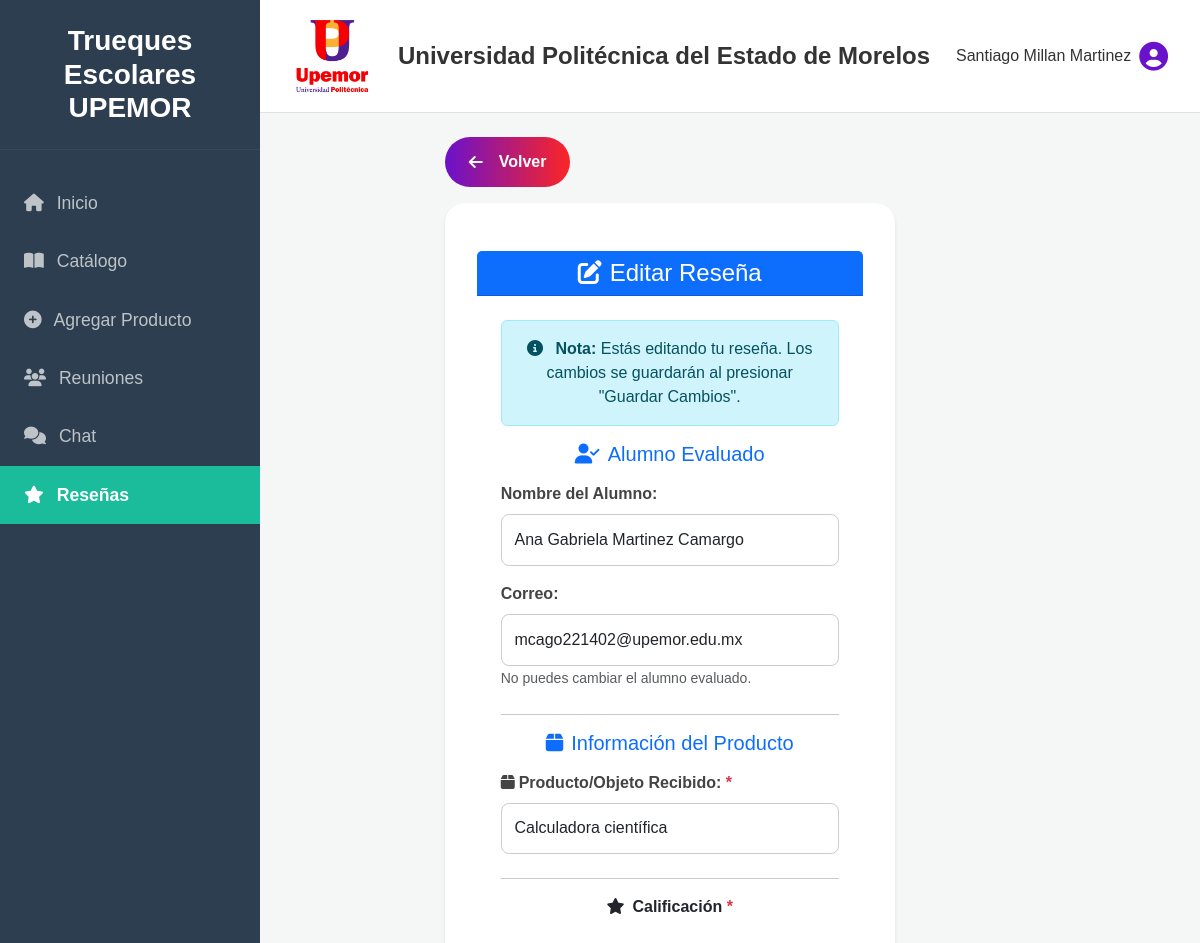
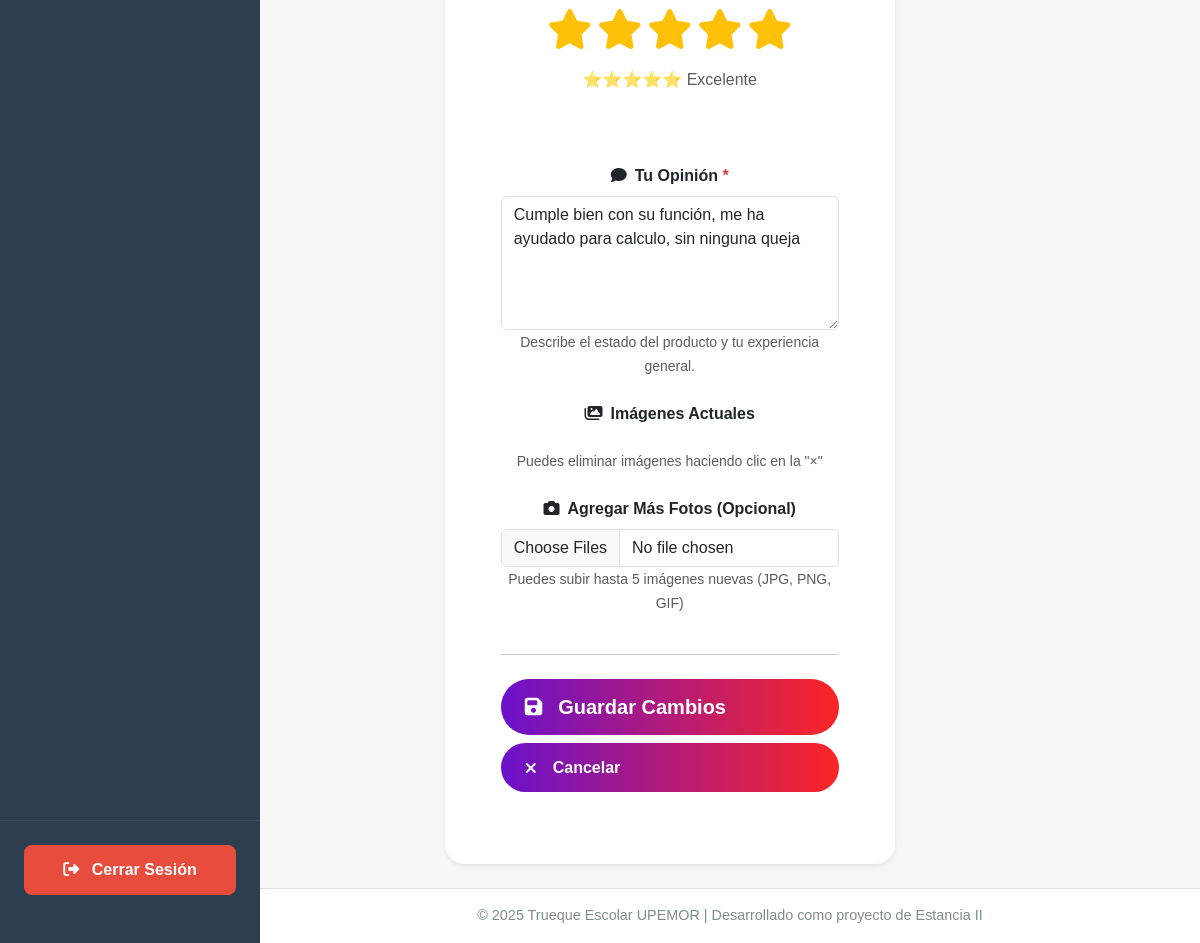
Page /index.php?action=editar_resena&id=7 (signed in) on the committed database (2 pictures, top to bottom).
### tables this page shows
CREATE TABLE `resenas` (
  `id_resena` int(11) NOT NULL,
  `id_reunion` int(11) DEFAULT NULL,
  `id_alumno_resena` int(11) DEFAULT NULL,
  `id_alumno_evaluado` int(11) DEFAULT NULL,
  `objeto_evaluado` varchar(255) DEFAULT NULL,
  `calificacion` int(11) DEFAULT NULL CHECK (`calificacion` between 1 and 5),
  `comentario` text DEFAULT NULL,
  `imagenes` text DEFAULT NULL,
  `fecha_creacion` timestamp NOT NULL DEFAULT current_timestamp(),
  `editado` tinyint(4) DEFAULT 0,
  `fecha_edicion` datetime DEFAULT NULL,
  `eliminado` tinyint(1) DEFAULT 0,
  `fecha_eliminacion` datetime DEFAULT NULL,
  `eliminado_por` int(11) DEFAULT NULL
);

CREATE TABLE `alumnos` (
  `ID` int(11) NOT NULL,
  `nombre` varchar(100) DEFAULT NULL,
  `carrera` varchar(150) DEFAULT NULL,
  `cuatrimestre` int(11) DEFAULT NULL,
  `turno` varchar(100) DEFAULT NULL,
  `correo` varchar(255) DEFAULT NULL,
  `contra` varchar(255) DEFAULT NULL
);

### app/controllers/ResenaController.php (called while the page is built, shortened)
<?php
class ResenaController {
    private $resenaModel;
    public function __construct($dbConnection) {
        $this->resenaModel = new ResenaModel($dbConnection);
    }
    public function mostrarFormularioEditar() {
        $id_resena = (int)$_GET['id'];
        $resena = $this->resenaModel->obtenerResenaPorId($id_resena);
        include "app/views/editar_resena.php";
    }
}
?>

### app/models/ResenaModel.php (called while the page is built, shortened)
<?php
class ResenaModel {
    private $db;
    public function __construct($dbConnection) {
        $this->db = $dbConnection;
    }
    public function obtenerResenaPorId($id_resena) {
        try {
            $sql = "SELECT res.*,
                    ar.nombre AS nombre_resena,
                    ae.nombre AS nombre_evaluado,
                    ae.correo AS correo_evaluado
                    FROM resenas res
                    JOIN alumnos ar ON res.id_alumno_resena = ar.ID
                    JOIN alumnos ae ON res.id_alumno_evaluado = ae.ID
                    WHERE res.id_resena = :id";
            $stmt = $this->db->prepare($sql);
            $stmt->bindParam(':id', $id_resena, PDO::PARAM_INT);
            $stmt->execute();
            return $stmt->fetch(PDO::FETCH_ASSOC);
        } catch (PDOException $e) {
            error_log("Error al obtener reseña: " . $e->getMessage());
            return false;
        }
    }
}
?>

### app/views/editar_resena.php (the view, shortened to what this page needs)
<?php
$nombre_usuario = $_SESSION['user_nombre'];
$imagenes_actuales = json_decode($resena['imagenes'] ?? '[]', true);
?>
<!DOCTYPE html>
<html lang="es">
<head>
    <link href="https://cdn.jsdelivr.net/npm/bootstrap@5.3.2/dist/css/bootstrap.min.css" rel="stylesheet">
    <link rel="stylesheet" href="https://cdnjs.cloudflare.com/ajax/libs/font-awesome/6.4.2/css/all.min.css">
    <link rel="stylesheet" href="bootstrap/css/style.css">
</head>
<body class="dashboard-body">
    <aside class="sidebar">
        <div class="sidebar-header">
            <h3>Trueques Escolares UPEMOR</h3>
        </div>
        <nav class="sidebar-nav">
            <a href="index.php?action=vistaAlumnos"><i class="fas fa-home me-2"></i> Inicio</a>
            <a href="index.php?action=catalogo"><i class="fas fa-book-open me-2"></i> Catálogo</a>
            <a href="index.php?action=agregarProducto"><i class="fas fa-plus-circle me-2"></i> Agregar Producto</a>
            <a href="index.php?action=reuniones"><i class="fas fa-users me-2"></i> Reuniones</a>
            <a href="index.php?action=chat"><i class="fas fa-comments me-2"></i> Chat</a>
            <a href="index.php?action=resenas" class="active"><i class="fas fa-star me-2"></i> Reseñas</a>
        </nav>
        <div class="sidebar-footer">
            <a href="index.php?action=logout" class="logout-btn">
                <i class="fas fa-sign-out-alt me-2"></i> Cerrar Sesión
            </a>
        </div>
    </aside>
    <div class="main-wrapper">
        <header class="dashboard-header">
            <img src="img/upemor.png" alt="Logo Upemor" class="header-logo">
            <h1 class="header-title">Universidad Politécnica del Estado de Morelos</h1>
            <div class="header-user">
                <span><?php echo htmlspecialchars($nombre_usuario); ?></span>
                <i class="fas fa-user-circle ms-2"></i>
            </div>
        </header>
        <main class="dashboard-content p-4">
            <div class="container">
                <div class="row justify-content-center">
                    <div class="col-lg-8">
                        <a href="index.php?action=resenas" class="btn btn-secondary mb-3">
                            <i class="fas fa-arrow-left me-2"></i> Volver
                        </a>
                        <div class="card shadow-sm border-0">
                            <div class="card-header bg-primary text-white">
                                <h4 class="mb-0">
                                    <i class="fas fa-edit me-2"></i>Editar Reseña
                                </h4>
                            </div>
                            <div class="card-body p-4">
                                <div class="alert alert-info">
                                    <i class="fas fa-info-circle me-2"></i>
                                    <strong>Nota:</strong> Estás editando tu reseña. Los cambios se guardarán al presionar "Guardar Cambios".
                                </div>
                                <form action="index.php?action=actualizar_resena" method="POST" enctype="multipart/form-data" id="formEditarResena">
                                    <div class="mb-4">
                                        <h5 class="text-primary mb-3">
                                            <i class="fas fa-user-check me-2"></i>Alumno Evaluado
                                        </h5>
                                        <div class="form-group mb-3">
                                            <label class="form-label">Nombre del Alumno:</label>
                                            <input type="text" class="form-control"
                                                   value="<?= htmlspecialchars($resena['nombre_evaluado']) ?>" readonly>
                                        </div>
                                        <div class="form-group mb-3">
                                            <label class="form-label">Correo:</label>
                                            <input type="email" class="form-control"
                                                   value="<?= htmlspecialchars($resena['correo_evaluado']) ?>" readonly>
                                            <small class="form-text text-muted">
                                                No puedes cambiar el alumno evaluado.
                                            </small>
                                        </div>
                                    </div>
                                    <hr>
                                    <div class="mb-4">
                                        <h5 class="text-primary mb-3">
                                            <i class="fas fa-box me-2"></i>Información del Producto
                                        </h5>
                                        <div class="form-group mb-3">
                                            <label for="objeto_evaluado" class="form-label">
                                                <i class="fas fa-box me-1"></i>Producto/Objeto Recibido: <span class="text-danger">*</span>
                                            </label>
                                            <input type="text"
                                                   class="form-control"
                                                   id="objeto_evaluado"
                                                   name="objeto_evaluado"
                                                   required
                                                   value="<?= htmlspecialchars($resena['objeto_evaluado']) ?>"
                                                   placeholder="Ej: Mouse Gamer Logitech">
                                        </div>
                                    </div>
                                    <hr>
                                    <div class="mb-4">
                                        <label class="form-label fw-bold">
                                            <i class="fas fa-star me-2"></i>Calificación <span class="text-danger">*</span>
                                        </label>
                                        <div class="text-center py-3">
                                            <div class="star-rating">
                                                <label for="star5"><i class="fas fa-star"></i></label>
                                                <label for="star4"><i class="fas fa-star"></i></label>
                                                <label for="star3"><i class="fas fa-star"></i></label>
                                                <label for="star2"><i class="fas fa-star"></i></label>
                                                <label for="star1"><i class="fas fa-star"></i></label>
                                            </div>
                                            <p class="text-muted mt-2" id="rating-text">
                                                <?php
                                                $textos = [
                                                    1 => '⭐ Muy Malo',
                                                    2 => '⭐⭐ Malo',
                                                    3 => '⭐⭐⭐ Regular',
                                                    4 => '⭐⭐⭐⭐ Bueno',
                                                    5 => '⭐⭐⭐⭐⭐ Excelente'
                                                ];
                                                echo $textos[$resena['calificacion']] ?? 'Selecciona una calificación';
                                                ?>
                                            </p>
                                        </div>
                                    </div>
                                    <div class="mb-4">
                                        <label for="comentario" class="form-label fw-bold">
                                            <i class="fas fa-comment me-2"></i>Tu Opinión <span class="text-danger">*</span>
                                        </label>
                                        <textarea class="form-control"
                                                  id="comentario"
                                                  name="comentario"
                                                  rows="5"
                                                  required
                                                  placeholder="Comparte tu experiencia sobre el producto recibido, estado, funcionalidad, etc..."><?= htmlspecialchars($resena['comentario']) ?></textarea>
                                        <small class="form-text text-muted">
                                            Describe el estado del producto y tu experiencia general.
                                        </small>
                                    </div>
                                    <?php if (!empty($imagenes_actuales)): ?>
                                        <div class="mb-4">
                                            <label class="form-label fw-bold">
                                                <i class="fas fa-images me-2"></i>Imágenes Actuales
                                            </label>
                                            <small class="form-text text-muted">
                                                Puedes eliminar imágenes haciendo clic en la "×"
                                            </small>
                                        </div>
                                    <?php endif; ?>
                                    <div class="mb-4">
                                        <label for="imagenes" class="form-label fw-bold">
                                            <i class="fas fa-camera me-2"></i>Agregar Más Fotos (Opcional)
                                        </label>
                                        <input type="file"
                                               class="form-control"
                                               id="imagenes"
                                               name="imagenes[]"
                                               accept="image/*"
                                               multiple>
                                        <small class="form-text text-muted">
                                            Puedes subir hasta 5 imágenes nuevas (JPG, PNG, GIF)
                                        </small>
                                    </div>
                                    <hr class="my-4">
                                    <div class="d-grid gap-2">
                                        <button type="submit" class="btn btn-primary btn-lg">
                                            <i class="fas fa-save me-2"></i>Guardar Cambios
                                        </button>
                                        <a href="index.php?action=resenas" class="btn btn-outline-secondary">
                                            <i class="fas fa-times me-2"></i>Cancelar
                                        </a>
                                    </div>
                                </form>
                            </div>
                        </div>
                    </div>
                </div>
            </div>
        </main>
        <footer class="dashboard-footer">
            <p>© 2025 Trueque Escolar UPEMOR | Desarrollado como proyecto de Estancia II</p>
        </footer>
    </div>
</body>
</html>

### rows in the picture
resenas: id_alumno_evaluado.nombre "Ana Gabriela Martinez Camargo", id_alumno_evaluado.correo "mcago221402@upemor.edu.mx", objeto_evaluado "Calculadora científica", calificacion "⭐⭐⭐⭐⭐ Excelente", comentario "Cumple bien con su función, me ha ayudado para calculo, sin ninguna queja"

### other values in the picture
$nombre_usuario "Santiago Millan Martinez"
